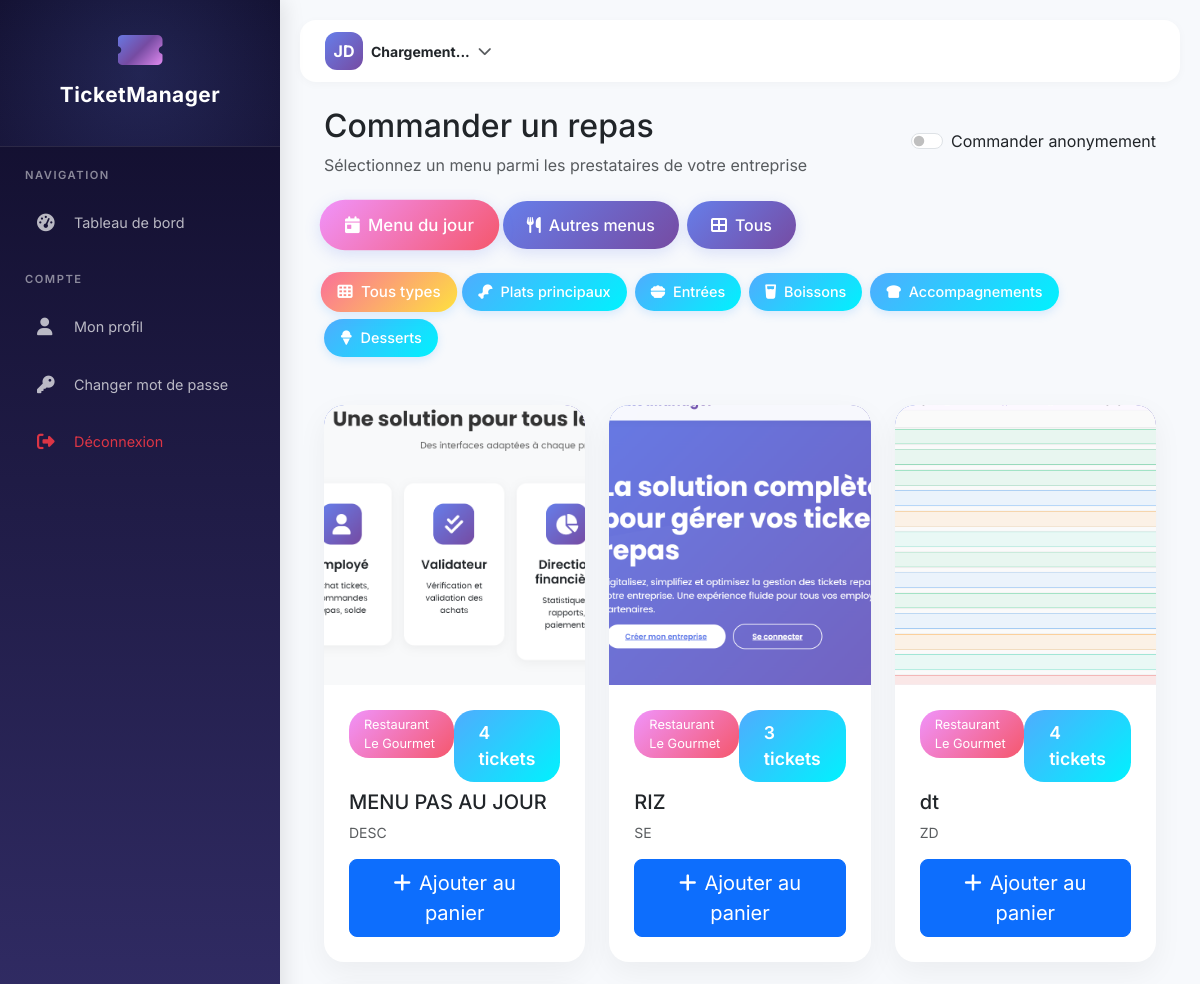
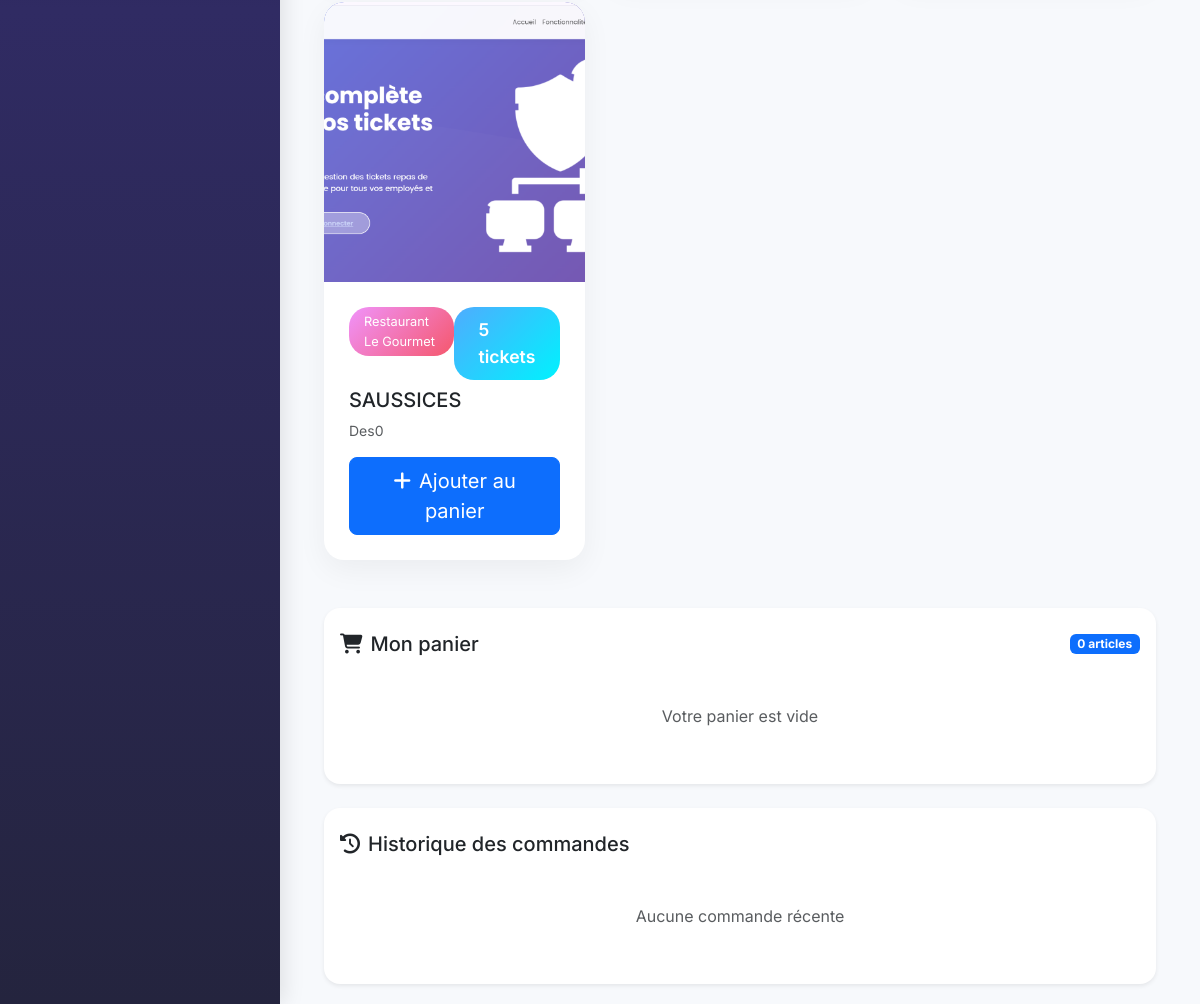
Page /order-meal/ (signed in) on the committed database (2 pictures, top to bottom).
### apps/menus/models.py (models this page shows, shortened)
class DailyMenu(models.Model):
    MEAL_TYPE_CHOICES = [
        ('main', 'Plat principal'),
        ('starter', 'Entrée'),
        ('dessert', 'Dessert'),
        ('drink', 'Boisson'),
        ('side', 'Accompagnement'),
    ]
    provider = models.ForeignKey(Provider, on_delete=models.CASCADE, related_name='daily_menus')
    date = models.DateField(default=timezone.now)
    title = models.CharField(max_length=200)
    description = models.TextField(blank=True)
    meal_type = models.CharField(max_length=20, choices=MEAL_TYPE_CHOICES, default='main')
    price_tickets = models.PositiveIntegerField(default=1, validators=[MinValueValidator(1), MaxValueValidator(50)])
    main_photo = models.ImageField(upload_to=menu_photo_path, null=True, blank=True)
    additional_photos = models.JSONField(default=list, blank=True)
    is_available = models.BooleanField(default=True)
    is_daily = models.BooleanField(default=False)
    max_orders_per_day = models.PositiveIntegerField(default=0, help_text="0 = illimité")
    order_start_time = models.TimeField(default=time(8, 0))
    order_end_time = models.TimeField(default=time(10, 30))
    created_at = models.DateTimeField(auto_now_add=True)
    updated_at = models.DateTimeField(auto_now=True)
    created_by = models.ForeignKey('accounts.User', on_delete=models.SET_NULL, null=True)
    class Meta:
        ordering = ['-date', 'provider']
        indexes = [
            models.Index(fields=['date', 'is_available']),
            models.Index(fields=['provider', 'date']),
        ]

### apps/providers/models.py (models this page shows, shortened)
class Provider(models.Model):
    name = models.CharField(_('nom'), max_length=200)
    commercial_name = models.CharField(_('nom commercial'), max_length=200, blank=True)
    registration_number = models.CharField(_('numéro d\'enregistrement'), max_length=100, blank=True)
    tax_id = models.CharField(_('numéro fiscal'), max_length=100, blank=True)
    contact_person = models.CharField(_('personne de contact'), max_length=200, blank=True)
    email = models.EmailField(_('email'), blank=True)
    phone = models.CharField(_('téléphone'), max_length=50, blank=True, default='')  # Ajouter blank=True, default=''
    alternative_phone = models.CharField(_('téléphone alternatif'), max_length=50, blank=True)
    company = models.ForeignKey('companies.Company', on_delete=models.CASCADE, related_name='providers', null=True)
    address = models.TextField(_('adresse'), blank=True, default='')  # Ajouter blank=True, default=''
    city = models.CharField(_('ville'), max_length=100, blank=True, default='')  # Ajouter blank=True, default=''
    country = models.CharField(_('pays'), max_length=100, default='Togo')
    postal_code = models.CharField(_('code postal'), max_length=20, blank=True)
    PAYMENT_METHODS = [
        ('mobile_money', 'Mobile Money'),
        ('bank_transfer', 'Virement bancaire'),
        ('check', 'Chèque'),
        ('cash', 'Espèces'),
        ('card', 'Carte bancaire'),
    ]
    payment_methods = models.JSONField(_('modes de paiement'), default=list, blank=True)
    contract_number = models.CharField(_('numéro de contrat'), max_length=100, blank=True)
    contract_start = models.DateField(_('début contrat'), null=True, blank=True)
    contract_end = models.DateField(_('fin contrat'), null=True, blank=True)
    contract_file = models.FileField(_('fichier contrat'), upload_to='contracts/%Y/%m/', null=True, blank=True)
    notes = models.TextField(_('notes'), blank=True)
    rating = models.DecimalField(_('note'), max_digits=3, decimal_places=2, default=0, help_text='Note sur 5')
    is_active = models.BooleanField(_('actif'), default=True)
    is_preferred = models.BooleanField(_('partenaire privilégié'), default=False)
    total_tickets_sold = models.PositiveIntegerField(_('total tickets vendus'), default=0)
    total_amount_due = models.DecimalField(_('total dû'), max_digits=12, decimal_places=2, default=0)
    total_amount_paid = models.DecimalField(_('total payé'), max_digits=12, decimal_places=2, default=0)
    created_at = models.DateTimeField(_('date création'), auto_now_add=True)
    updated_at = models.DateTimeField(_('date modification'), auto_now=True)
    created_by = models.ForeignKey('accounts.User', on_delete=models.SET_NULL, null=True, related_name='providers_created')
    class Meta:
        verbose_name = _('prestataire')
        verbose_name_plural = _('prestataires')
        ordering = ['name']
        indexes = [
            models.Index(fields=['name']),
            models.Index(fields=['is_active']),
            models.Index(fields=['city']),
        ]

### apps/core/views.py (the view)
# urls.py: path('order-meal/', order_meal, name='order_meal'),
@login_required
def order_meal(request):
    from apps.menus.models import DailyMenu, Menu
    from datetime import datetime
    try:
        employee = request.user.employee_profile
        company = employee.company
        print(f"DEBUG order_meal: Employee {employee.user.username}, Company: {company}")
    except Exception as e:
        print(f"DEBUG order_meal: Exception getting employee: {e}")
        return redirect('login')
    if company:
        today_menus = DailyMenu.objects.filter(
            date=datetime.now().date(),
            is_available=True,
            provider__company=company
        ).select_related('provider')
        daily_menu_ids = DailyMenu.objects.filter(
            provider__company=company
        ).values_list('menu_ptr_id', flat=True)
        other_menus = Menu.objects.filter(
            is_available=True,
            provider__company=company
        ).exclude(
            id__in=daily_menu_ids  # Exclure les menus qui sont aussi des DailyMenu
        ).select_related('provider')
        print(f"DEBUG order_meal: Company {company.name}")
        print(f"DEBUG: DailyMenu IDs to exclude: {list(daily_menu_ids)}")
        print(f"DEBUG: Today menus found: {today_menus.count()}")
        print(f"DEBUG: Other menus found: {other_menus.count()}")
        for dm in today_menus:
            print(f"  - Today: {dm.title} (ID: {dm.id})")
        for om in other_menus:
            print(f"  - Other: {om.name} (ID: {om.id})")
    else:
        today_menus = DailyMenu.objects.filter(
            is_available=True
        ).select_related('provider')
        other_menus = Menu.objects.filter(
            is_available=True
        ).select_related('provider')
        print(f"DEBUG order_meal: No company, Today menus found: {today_menus.count()}, Other menus found: {other_menus.count()}")
    for menu in today_menus:
        print(f"DEBUG order_meal: Today Menu - ID: {menu.id}, Title: {menu.title}, Provider: {menu.provider.name}, Available: {menu.is_available}")
    for menu in other_menus:
        print(f"DEBUG order_meal: Other Menu - ID: {menu.id}, Name: {menu.name}, Provider: {menu.provider.name}, Available: {menu.is_available}")
    from apps.consumption_requests.models import ConsumptionRequest
    order_history = ConsumptionRequest.objects.filter(
        employee=employee
    ).select_related('provider').order_by('-created_at')[:10]
    context = {
        'today_menus': today_menus,
        'other_menus': other_menus,
        'order_history': order_history,
    }
    return render(request, 'dashboard/order_meal.html', context)

### templates/dashboard/order_meal.html (shortened to what this page needs)
{% extends 'base/base.html' %}
{% block content %}
<div class="container-fluid px-4">
    <div class="d-flex justify-content-between align-items-center mb-4">
        <div>
            <h1 class="h2 mb-2">Commander un repas</h1>
            <p class="text-muted mb-0">Sélectionnez un menu parmi les prestataires de votre entreprise</p>
        </div>
        <div class="form-check form-switch">
            <input class="form-check-input" type="checkbox" id="anonymousOrder" onchange="toggleAnonymous()">
            <label class="form-check-label" for="anonymousOrder">Commander anonymement</label>
        </div>
    </div>
    <div class="row mb-4">
        <div class="col-12">
            <div class="d-flex gap-2 mb-4">
                <button class="filter-btn active" onclick="filterMenus('today')" id="filter-today">
                    <i class="fas fa-calendar-day me-2"></i>Menu du jour
                </button>
                <button class="filter-btn" onclick="filterMenus('other')" id="filter-other">
                    <i class="fas fa-utensils me-2"></i>Autres menus
                </button>
                <button class="filter-btn" onclick="filterMenus('all')" id="filter-all">
                    <i class="fas fa-th-large me-2"></i>Tous
                </button>
            </div>
            <div class="d-flex gap-2 mb-4 flex-wrap">
                <button class="meal-type-btn active" onclick="filterByMealType('all')" id="meal-type-all">
                    <i class="fas fa-th me-2"></i>Tous types
                </button>
                <button class="meal-type-btn" onclick="filterByMealType('main')" id="meal-type-main">
                    <i class="fas fa-drumstick-bite me-2"></i>Plats principaux
                </button>
                <button class="meal-type-btn" onclick="filterByMealType('starter')" id="meal-type-starter">
                    <i class="fas fa-bowl-food me-2"></i>Entrées
                </button>
                <button class="meal-type-btn" onclick="filterByMealType('drink')" id="meal-type-drink">
                    <i class="fas fa-glass-water me-2"></i>Boissons
                </button>
                <button class="meal-type-btn" onclick="filterByMealType('side')" id="meal-type-side">
                    <i class="fas fa-bread-slice me-2"></i>Accompagnements
                </button>
                <button class="meal-type-btn" onclick="filterByMealType('dessert')" id="meal-type-dessert">
                    <i class="fas fa-ice-cream me-2"></i>Desserts
                </button>
            </div>
        </div>
    </div>
    <div class="row mb-4" id="menus-container">
        {% for menu in today_menus %}
        <div class="col-md-4 mb-4 menu-item" data-type="today" data-meal-type="{{ menu.meal_type }}">
            <div class="menu-card">
                <div class="menu-image">
                    {% if menu.main_photo %}
                    <img src="{{ menu.main_photo.url }}" alt="{{ menu.title }}">
                    {% else %}
                    <i class="fas fa-utensils"></i>
                    {% endif %}
                </div>
                <div class="menu-content">
                    <div class="d-flex justify-content-between align-items-start mb-2">
                        <span class="provider-badge">{{ menu.provider.name }}</span>
                        <span class="price-badge">{{ menu.price_tickets }} tickets</span>
                    </div>
                    <h5 class="mb-2">{{ menu.title }}</h5>
                    <p class="text-muted small mb-3">{{ menu.description|truncatewords:20 }}</p>
                    <button class="btn btn-primary w-100 btn-lg" data-menu-id="{{ menu.id }}" data-menu-title="{{ menu.title|escapejs }}" data-price="{{ menu.price_tickets }}" data-menu-type="daily" onclick="openAddToCartModal(this)">
                        <i class="fas fa-plus me-2"></i>Ajouter au panier
                    </button>
                </div>
            </div>
        </div>
        {% endfor %}
    </div>
    <div class="row mb-4">
        <div class="col-12">
            <div class="card border-0 shadow-sm rounded-4">
                <div class="card-header bg-transparent border-0 pt-4">
                    <div class="d-flex justify-content-between align-items-center">
                        <h5 class="mb-0"><i class="fas fa-shopping-cart me-2"></i>Mon panier</h5>
                        <span class="badge bg-primary" id="cart-count">0 articles</span>
                    </div>
                </div>
                <div class="card-body">
                    <div id="cart-items">
                        <p class="text-center py-4 text-muted">Votre panier est vide</p>
                    </div>
                </div>
            </div>
        </div>
    </div>
    <div class="row">
        <div class="col-12">
            <div class="card border-0 shadow-sm rounded-4">
                <div class="card-header bg-transparent border-0 pt-4">
                    <h5 class="mb-0"><i class="fas fa-history me-2"></i>Historique des commandes</h5>
                </div>
                <div class="card-body">
                    {% if order_history %}
                        {% for order in order_history %}
                        <div class="order-history-item">
                            <div class="d-flex justify-content-between align-items-center">
                                <div>
                                    <h6 class="mb-1">{{ order.provider.name }}</h6>
                                    <small class="text-muted">{{ order.created_at|date:"d/m/Y H:i" }}</small>
                                </div>
                                <div class="text-end">
                                    <span class="badge status-{{ order.status }}">{{ order.get_status_display }}</span>
                                    <div class="mt-1">{{ order.nb_tickets }} tickets</div>
                                </div>
                            </div>
                        </div>
                        {% endfor %}
                    {% else %}
                        <p class="text-center py-4 text-muted">Aucune commande récente</p>
                    {% endif %}
                </div>
            </div>
        </div>
    </div>
</div>
{% endblock %}

### templates/base/base.html (style rules this page uses)
* { margin: 0; padding: 0; box-sizing: border-box; }
body { font-family: 'Inter', 'Segoe UI', sans-serif; background: #f7f9fc; }

### templates/dashboard/order_meal.html (style rules this page uses)
.menu-card { background: white; border-radius: 20px; box-shadow: 0 10px 30px rgba(0,0,0,0.05); border: none; transition: transform 0.3s ease, box-shadow 0.3s ease; overflow: hidden; }
.menu-card .menu-image { height: 280px; background: linear-gradient(135deg, #667eea 0%, #764ba2 100%); border-radius: 20px 20px 0 0; display: flex; align-items: center; justify-content: center; color: white; font-size: 3rem; overflow: hidden; position: relative; box-shadow: inset 0 0 20px rgba(0,0,0,0.1); }
.menu-card .menu-image img { width: 100%; height: 100%; object-fit: cover; transition: transform 0.3s ease; }
.menu-card .menu-content { padding: 25px; }
.menu-card .provider-badge { background: linear-gradient(135deg, #f093fb 0%, #f5576c 100%); color: white; padding: 5px 15px; border-radius: 20px; font-size: 0.8rem; display: inline-block; }
.menu-card .price-badge { background: linear-gradient(135deg, #4facfe 0%, #00f2fe 100%); color: white; padding: 10px 25px; border-radius: 20px; font-weight: 600; font-size: 1.1rem; }
.filter-btn { background: linear-gradient(135deg, #667eea 0%, #764ba2 100%); color: white; border: none; padding: 12px 24px; border-radius: 25px; font-weight: 500; transition: all 0.3s ease; box-shadow: 0 4px 15px rgba(102, 126, 234, 0.2); }
.filter-btn.active { background: linear-gradient(135deg, #f093fb 0%, #f5576c 100%); transform: scale(1.05); }
.meal-type-btn { background: linear-gradient(135deg, #4facfe 0%, #00f2fe 100%); color: white; border: none; padding: 8px 16px; border-radius: 20px; font-weight: 500; font-size: 0.9rem; transition: all 0.3s ease; box-shadow: 0 3px 10px rgba(79, 172, 254, 0.2); }
.meal-type-btn.active { background: linear-gradient(135deg, #fa709a 0%, #fee140 100%); transform: scale(1.05); }

### rows in the picture
DailyMenu: main_photo (picture), provider.name "Restaurant Le Gourmet", price_tickets "4", title "MENU PAS AU JOUR", description "DESC"
DailyMenu: main_photo (picture), provider.name "Restaurant Le Gourmet", price_tickets "3", title "RIZ", description "SE"
DailyMenu: main_photo (picture), provider.name "Restaurant Le Gourmet", price_tickets "4", title "dt", description "ZD"
DailyMenu: main_photo (picture), provider.name "Restaurant Le Gourmet", price_tickets "5", title "SAUSSICES", description "Des0"
